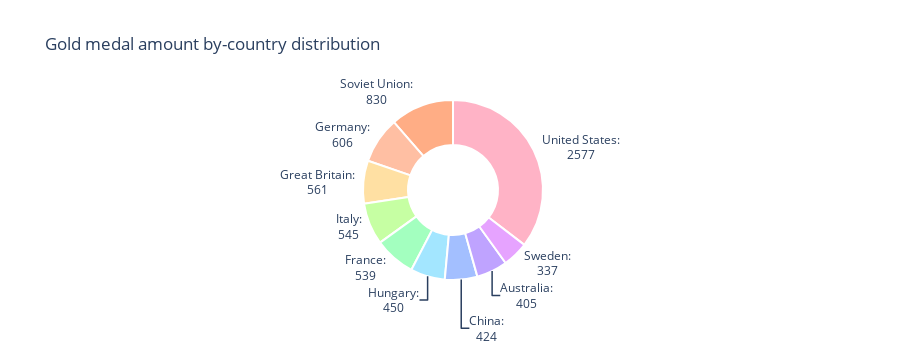

The notebook cell this image was saved under:
### Markdown cell above
7. Какие 10 стран на текущий момент имеют наибольшее количество золотых медалей?

### Code cell
df = df_all[df_all["Medal"] == "Gold"]
df = (df
      .groupby("Team")["Medal"]
      .size()
      .reset_index(name="medal_amount")
      .sort_values(by="medal_amount", ascending=False)
      .head(10))

fig = go.Figure()
fig.add_trace(go.Pie(labels=df["Team"],
                     values=df["medal_amount"],
                     textinfo="label+text",
                     texttemplate="%{label}:<br>%{value}",
                     textposition="outside",
                     hoverinfo="label+percent+value",
                     marker = dict(colors = ["#ffb3c6",
                                             "#ffad85",
                                             "#ffbfa3",
                                             "#ffe0a3",
                                             "#c6ffa3",
                                             "#a3ffbf",
                                             "#a3e6ff",
                                             "#a3bfff",
                                             "#bfa3ff",
                                             "#e6a3ff"],
                                   line=dict(color="#ffffff", width=2))))
fig.update_layout(title_text="Gold medal amount by-country distribution",
                  showlegend=False)
fig.update_traces(hole=0.5)

### Figure 1 — Plotly figure (JSON) as saved in the notebook; plotly's stock layout.template omitted (floating-point values rounded to 4 significant figures)
{"data": [{"hole": 0.5, "hoverinfo": "label+percent+value", "labels": ["United States", "Soviet Union", "Germany", "Great Britain", "Italy", "France", "Hungary", "China", "Australia", "Sweden"], "marker": {"colors": ["#ffb3c6", "#ffad85", "#ffbfa3", "#ffe0a3", "#c6ffa3", "#a3ffbf", "#a3e6ff", "#a3bfff", "#bfa3ff", "#e6a3ff"], "line": {"color": "#ffffff", "width": 2}}, "textinfo": "label+text", "textposition": "outside", "texttemplate": "%{label}:<br>%{value}", "type": "pie", "values": [2577, 830, 606, 561, 545, 539, 450, 424, 405, 337]}], "layout": {"autosize": true, "height": 360, "showlegend": false, "title": {"text": "Gold medal amount by-country distribution"}}}
